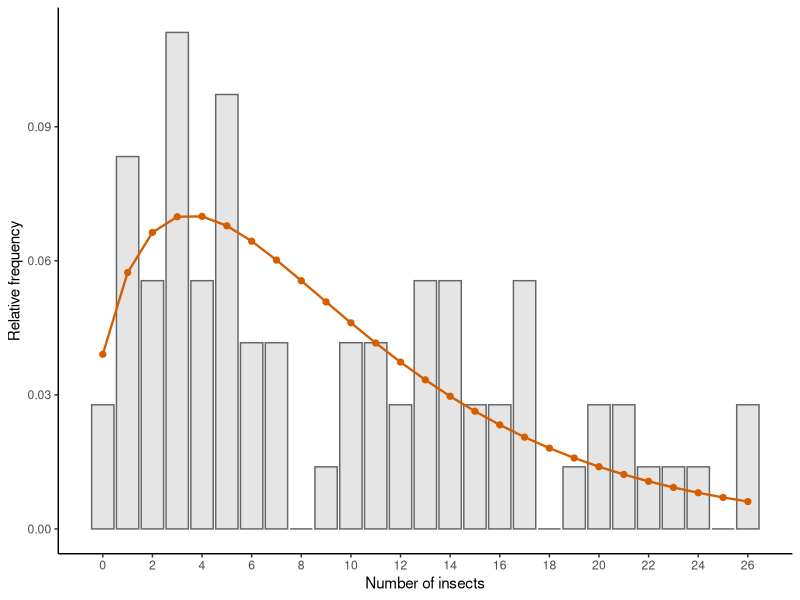
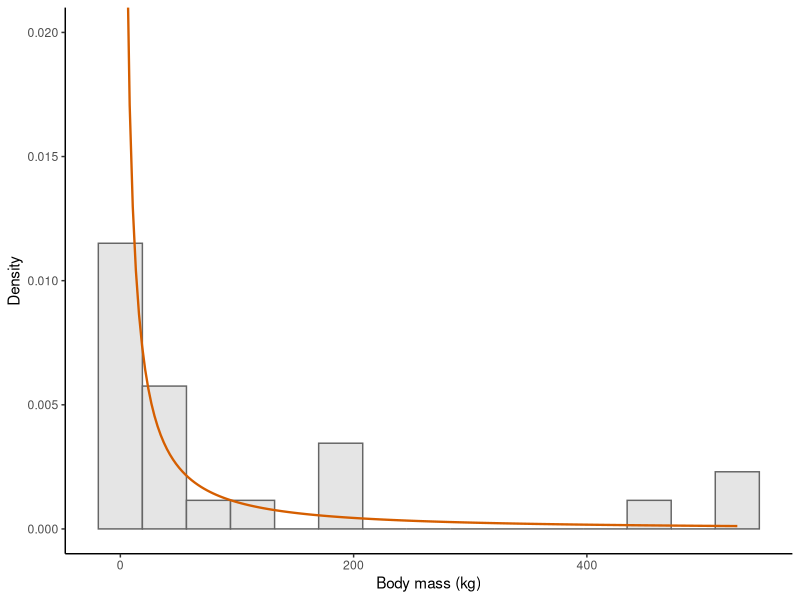
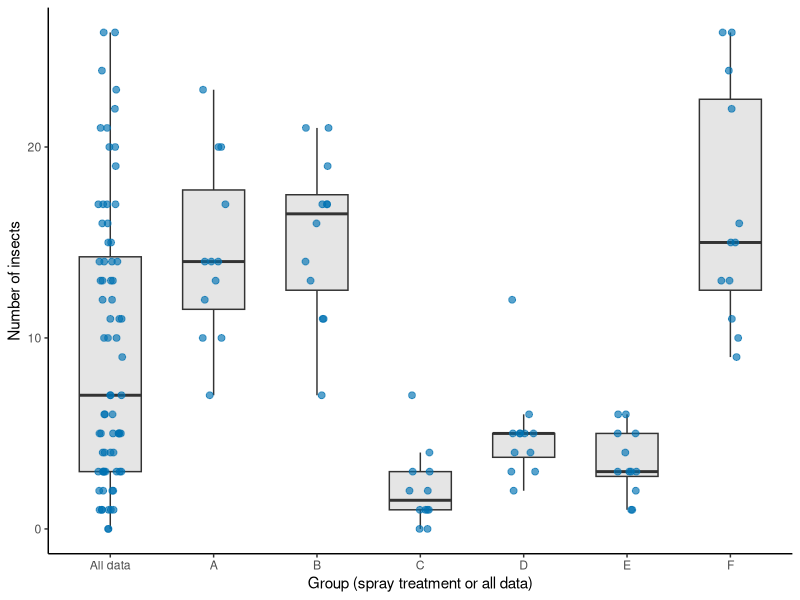
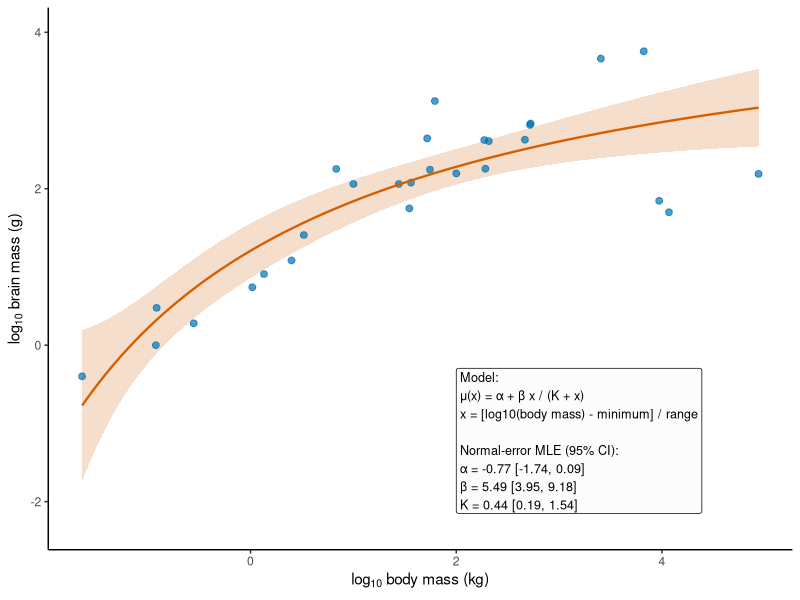

The R source for these figures, in order:
## ---- chunk 1
#| echo: false
#| label: fig-observation-error
#| fig-cap: "Examples of probability models fitted to observed ecological data. The fitted curves describe the observed data as simplified probability models."
#| fig-subcap:
#|   - "Relative frequencies of tobacco hornworm counts in the built-in `InsectSprays` dataset, with a fitted negative binomial distribution."
#|   - "Distribution of animal body masses in the `Animals` dataset, with a fitted lognormal density."
#| layout-ncol: 2
library(MASS)
library(ggplot2)

# Load and fit the pooled insect-count data.
data(InsectSprays, package = "datasets")
insect_counts = InsectSprays$count

negative_binomial_fit = fitdistr(
  x = insect_counts,
  densfun = "Negative Binomial"
)

# Calculate relative frequencies and fitted probabilities for every observed insect count.
count_values = 0:max(insect_counts)
count_table = table(factor(insect_counts, levels = count_values))
relative_frequency = as.numeric(count_table) / length(insect_counts)

fitted_negative_binomial = dnbinom(
  x = count_values,
  size = negative_binomial_fit$estimate["size"],
  mu = negative_binomial_fit$estimate["mu"]
)

# Load body masses and remove very large species for a readable plot.
data(Animals, package = "MASS")
body_mass = Animals$body
body_mass = body_mass[body_mass <= 2000]

lognormal_fit = fitdistr(
  x = body_mass,
  densfun = "lognormal"
)

# Put the values needed for the two plots into data frames.
insect_plot_data = data.frame(
  count = count_values,
  relative_frequency = relative_frequency,
  fitted_probability = fitted_negative_binomial
)

body_mass_plot_data = data.frame(body_mass = body_mass)
body_mass_values = seq(min(body_mass), max(body_mass), length.out = 200)
body_mass_density_data = data.frame(
  body_mass = body_mass_values,
  fitted_density = dlnorm(
    x = body_mass_values,
    meanlog = lognormal_fit$estimate["meanlog"],
    sdlog = lognormal_fit$estimate["sdlog"]
  )
)

# Plot the count frequencies and fitted negative binomial probabilities.
ggplot(insect_plot_data, aes(x = count, y = relative_frequency)) +
  geom_col(width = 0.9, fill = "grey90", colour = "grey40") +
  geom_line(aes(y = fitted_probability), colour = "#D55E00", linewidth = 0.8) +
  geom_point(aes(y = fitted_probability), colour = "#D55E00", size = 1.8) +
  scale_x_continuous(breaks = seq(0, max(count_values), by = 2)) +
  labs(x = "Number of insects", y = "Relative frequency") +
  theme_classic()

# Plot the body-mass density and fitted lognormal density.
ggplot(body_mass_plot_data, aes(x = body_mass)) +
  geom_histogram(
    aes(y = after_stat(density)),
    bins = 15,
    fill = "grey90",
    colour = "grey40"
  ) +
  geom_line(
    data = body_mass_density_data,
    aes(x = body_mass, y = fitted_density),
    colour = "#D55E00",
    linewidth = 0.8
  ) +
  coord_cartesian(ylim = c(0, 0.02)) +
  labs(x = "Body mass (kg)", y = "Density") +
  theme_classic()
## ---- chunk 2
#| echo: false
#| label: fig-process-error
#| fig-cap: "Boxplots and raw counts of tobacco hornworm (InsectSprays built-in dataset) by pooling all data together () and for each spray treatment separately."
library(ggplot2)

data(InsectSprays, package = "datasets")

# Combine the pooled counts with counts grouped by spray.
pooled_counts = data.frame(
  count = InsectSprays$count,
  group = "All data"
)

spray_counts = data.frame(
  count = InsectSprays$count,
  group = as.character(InsectSprays$spray)
)

plot_data = rbind(pooled_counts, spray_counts)

plot_data$group = factor(
  plot_data$group,
  levels = c("All data", levels(InsectSprays$spray))
)

# Spray explains some of the variation visible in the pooled data.
ggplot(plot_data, aes(x = group, y = count)) +
  geom_boxplot(
    width = 0.6,
    fill = "grey90",
    outlier.shape = NA
  ) +
  geom_point(
    position = position_jitter(width = 0.12, height = 0, seed = 20261001),
    alpha = 0.65,
    size = 2,
    colour = "#0072B2"
  ) +
  labs(
    x = "Group (spray treatment or all data)",
    y = "Number of insects"
  ) +
  theme_classic()
## ---- chunk 3
#| echo: false
#| label: fig-parameter-uncertainty
#| fig-cap: "Brain mass in relation to body mass for mammals in the `Animals` dataset. A shifted and scaled Michaelis–Menten was fitted, shown are the mean model description and its 95% confidence interval. See inset for details."
library(MASS)
library(ggplot2)

# Log-transform both measurements so that the wide range of mammal sizes is visible.
data(Animals, package = "MASS")

animal_brain_data = data.frame(
  log10_body_mass = log10(Animals$body),
  log10_brain_mass = log10(Animals$brain)
)

# Shift and scale body mass to the interval from zero to one before fitting the response.
body_mass_minimum = min(animal_brain_data$log10_body_mass)
body_mass_range = diff(range(animal_brain_data$log10_body_mass))
animal_brain_data$scaled_body_mass =
  (animal_brain_data$log10_body_mass - body_mass_minimum) / body_mass_range

# Fit a Michaelis-Menten response. With normally distributed residuals, these estimates
# are also the maximum likelihood estimates of the response parameters.
response_fit = nls(
  formula = log10_brain_mass ~ lower_asymptote +
    increase * scaled_body_mass / (half_saturation + scaled_body_mass),
  data = animal_brain_data,
  start = list(
    lower_asymptote = min(animal_brain_data$log10_brain_mass),
    increase = diff(range(animal_brain_data$log10_brain_mass)),
    half_saturation = 0.2
  ),
  algorithm = "port",
  lower = c(-Inf, 0, 0.001)
)

# Calculate predictions and approximate 95% confidence intervals for the fitted mean response.
prediction_body_mass = seq(
  from = min(animal_brain_data$log10_body_mass),
  to = max(animal_brain_data$log10_body_mass),
  length.out = 200
)

prediction_data = data.frame(
  log10_body_mass = prediction_body_mass,
  scaled_body_mass = (prediction_body_mass - body_mass_minimum) / body_mass_range
)

prediction_data$fit = predict(response_fit, newdata = prediction_data)

prediction_gradient = cbind(
  lower_asymptote = 1,
  increase = prediction_data$scaled_body_mass /
    (coef(response_fit)["half_saturation"] + prediction_data$scaled_body_mass),
  half_saturation = -coef(response_fit)["increase"] * prediction_data$scaled_body_mass /
    (coef(response_fit)["half_saturation"] + prediction_data$scaled_body_mass)^2
)

prediction_standard_error = sqrt(
  rowSums((prediction_gradient %*% vcov(response_fit)) * prediction_gradient)
)

prediction_data$lower = prediction_data$fit - 1.96 * prediction_standard_error
prediction_data$upper = prediction_data$fit + 1.96 * prediction_standard_error

# Calculate profile confidence intervals and format them for the reporting inset.
parameter_confidence_intervals = confint(response_fit, level = 0.95)

format_parameter = function(display_name, parameter_name) {
  estimate = coef(response_fit)[parameter_name]
  confidence_interval = parameter_confidence_intervals[parameter_name, ]

  paste0(
    display_name,
    " = ", formatC(estimate, format = "f", digits = 2),
    " [", formatC(confidence_interval[1], format = "f", digits = 2),
    ", ", formatC(confidence_interval[2], format = "f", digits = 2), "]"
  )
}

model_inset = paste(
  "Model:",
  "\u03bc(x) = \u03b1 + \u03b2 x / (K + x)",
  "x = [log10(body mass) - minimum] / range",
  "",
  "Normal-error MLE (95% CI):",
  format_parameter("\u03b1", "lower_asymptote"),
  format_parameter("\u03b2", "increase"),
  format_parameter("K", "half_saturation"),
  sep = "\n"
)

# Plot the observations, fitted response, uncertainty band, and model-reporting inset.
ggplot(animal_brain_data, aes(x = log10_body_mass, y = log10_brain_mass)) +
  geom_ribbon(
    data = prediction_data,
    aes(x = log10_body_mass, ymin = lower, ymax = upper),
    inherit.aes = FALSE,
    fill = "#D55E00",
    alpha = 0.2
  ) +
  geom_point(colour = "#0072B2", alpha = 0.7, size = 2) +
  geom_line(
    data = prediction_data,
    aes(x = log10_body_mass, y = fit),
    inherit.aes = FALSE,
    colour = "#D55E00",
    linewidth = 0.8
  ) +
  annotate(
    geom = "label",
    x = 2,
    y = -2.15,
    label = model_inset,
    hjust = 0,
    vjust = 0,
    size = 3.2,
    fill = "grey99",
    colour = "black",
    label.size = 0.25
  ) +
  coord_cartesian(ylim = c(-2.3, 4)) +
  labs(
    x = expression(log[10] ~ "body mass (kg)"),
    y = expression(log[10] ~ "brain mass (g)")
  ) +
  theme_classic()
